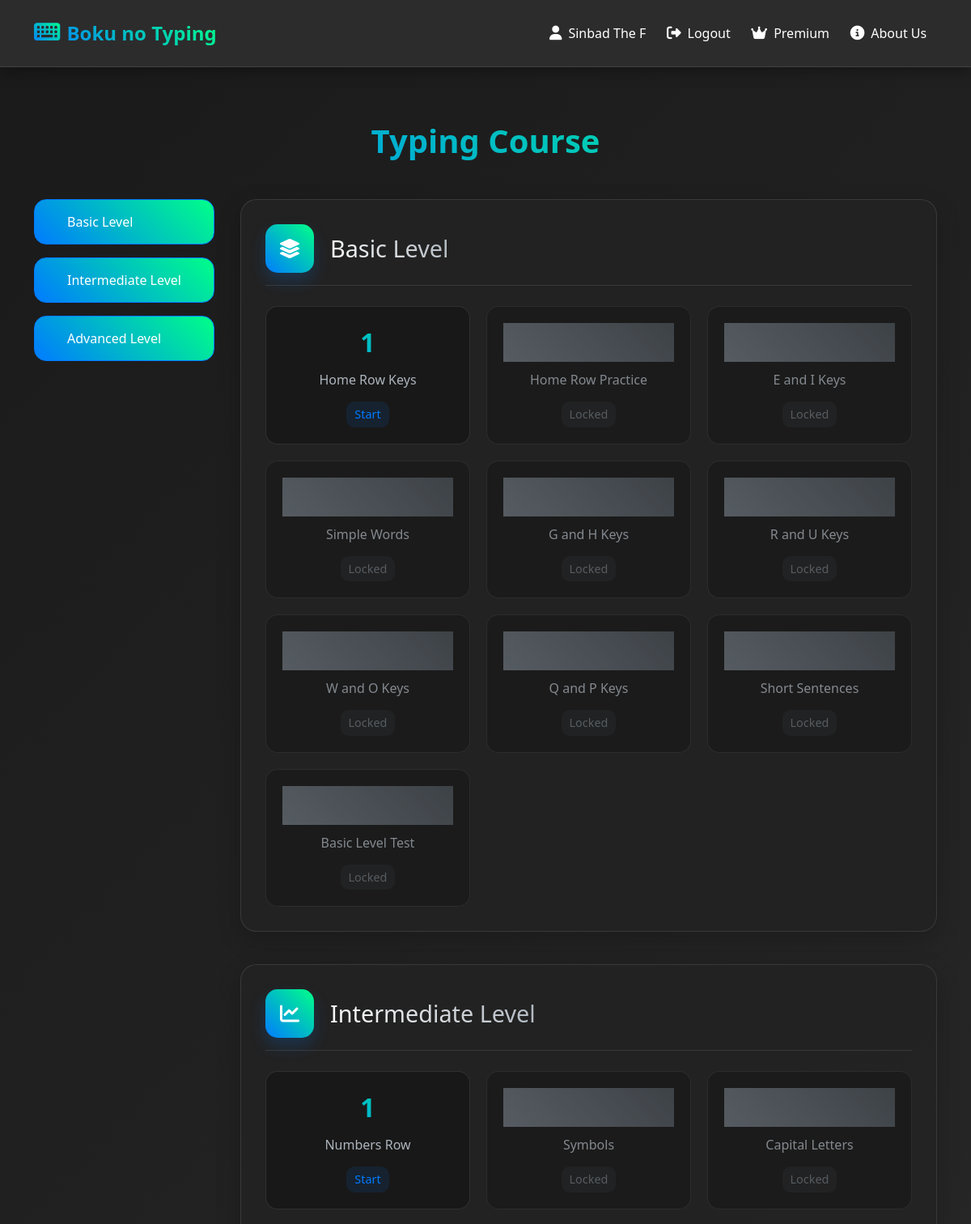
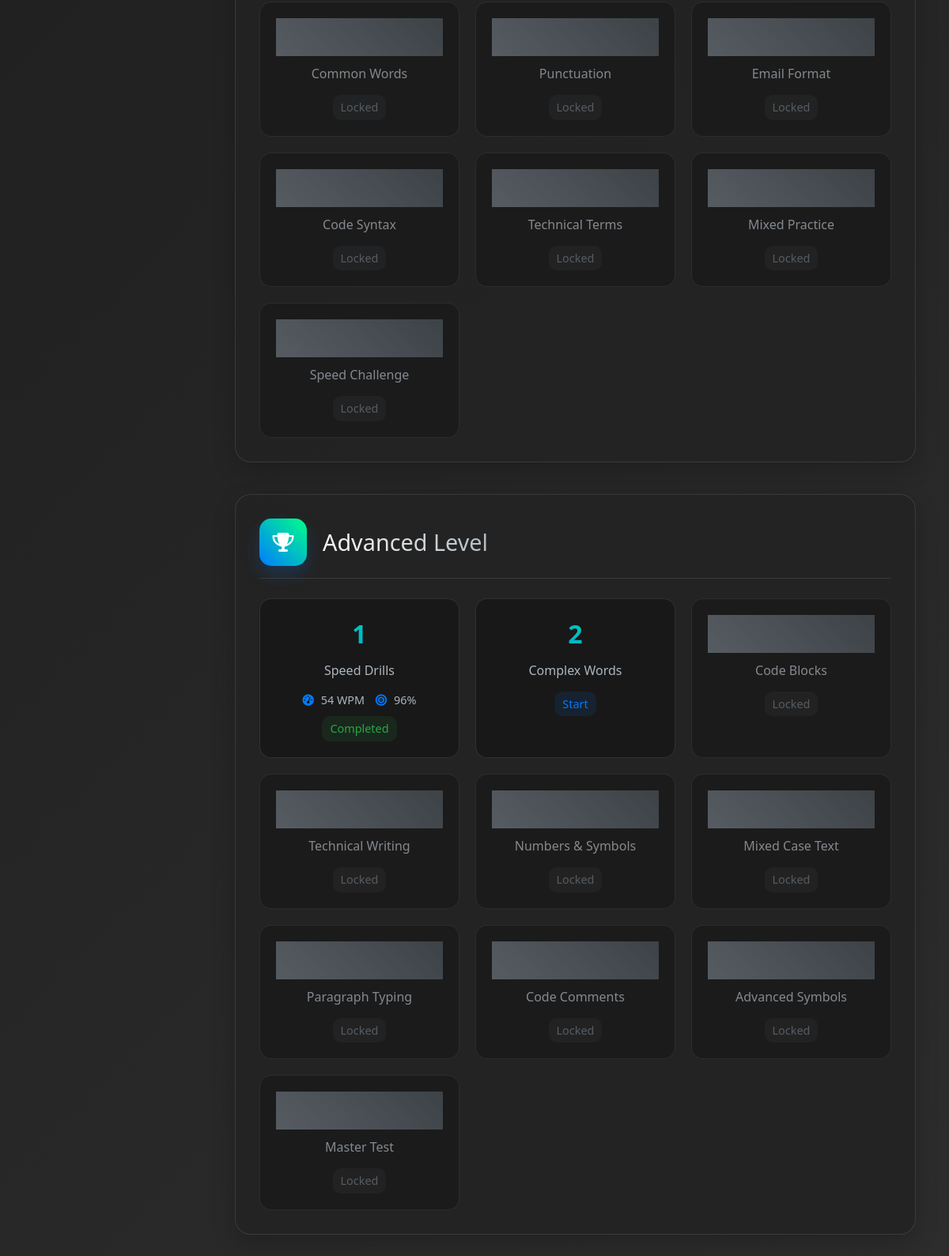
Screenshot of /course.php (signed in) with the database file from the repository (2 pictures, top to bottom).
### tables this page shows
CREATE TABLE `lessons` (
  `id` int(11) NOT NULL,
  `level` varchar(20) NOT NULL,
  `lesson_number` int(11) NOT NULL,
  `title` varchar(100) NOT NULL,
  `content` text NOT NULL,
  `target_wpm` int(11) DEFAULT 30,
  `created_at` timestamp NOT NULL DEFAULT current_timestamp()
);

### course.php (the view, shortened to what this page needs)
<?php
require_once 'config/database.php';
function getLessons($pdo, $level) {
    $stmt = $pdo->prepare("SELECT l.*,
        (SELECT lp.status FROM lesson_progress lp
         WHERE lp.user_id = ? AND lp.lesson_id = l.id
         ORDER BY lp.completed_at DESC LIMIT 1) as status,
        (SELECT ROUND(MAX(lp.wpm)) FROM lesson_progress lp
         WHERE lp.user_id = ? AND lp.lesson_id = l.id AND lp.status = 'completed') as best_wpm,
        (SELECT ROUND(MAX(lp.accuracy)) FROM lesson_progress lp
         WHERE lp.user_id = ? AND lp.lesson_id = l.id AND lp.status = 'completed') as best_accuracy
        FROM lessons l
        WHERE l.level = ?
        ORDER BY l.lesson_number");
    $stmt->execute([$_SESSION['user_id'], $_SESSION['user_id'], $_SESSION['user_id'], $level]);
    return $stmt->fetchAll(PDO::FETCH_ASSOC);
}
function isPreviousLessonCompleted($lessons, $currentLessonNumber) {
    if ($currentLessonNumber <= 1) return true;
    foreach ($lessons as $lesson) {
        if ($lesson['lesson_number'] === ($currentLessonNumber - 1)) {
            return isset($lesson['status']) && $lesson['status'] === 'completed';
        }
    }
    return false;
}
$basicLessons = getLessons($pdo, 'basic');
$intermediateLessons = getLessons($pdo, 'intermediate');
$advancedLessons = getLessons($pdo, 'advanced');
?>
<!DOCTYPE html>
<html lang="en">
<head>
    <link href="https://cdn.jsdelivr.net/npm/bootstrap@5.3.0/dist/css/bootstrap.min.css" rel="stylesheet">
    <link rel="stylesheet" href="https://cdnjs.cloudflare.com/ajax/libs/font-awesome/6.4.0/css/all.min.css">
    <link rel="stylesheet" href="assets/css/style.css">
</head>
<body>
<?php include 'includes/navbar.php'; ?>
        <h1 class="section-title">Typing Course</h1>
        <div class="container">
        <div class="course-container">
            <div class="level-nav">
                <button class="level-btn" data-level="basic">Basic Level</button>
                <button class="level-btn" data-level="intermediate">Intermediate Level</button>
                <button class="level-btn" data-level="advanced">Advanced Level</button>
            </div>
            <div class="lessons-container">
                <div id="basic-level" class="level-section">
                    <div class="level-card">
                        <div class="level-header">
                            <div class="level-icon">
                                <i class="fas fa-layer-group"></i>
                            </div>
                            <h2 class="level-title">Basic Level</h2>
                        </div>
                        <div class="lesson-grid">
                            <?php foreach($basicLessons as $lesson):
                                $isLocked = !isPreviousLessonCompleted($basicLessons, $lesson['lesson_number']);
                            ?>
                            <div class="lesson-card <?php echo $isLocked ? 'locked' : ''; ?>">
                                <?php if (!$isLocked): ?>
                                <a href="lesson.php?level=basic&lesson=<?php echo $lesson['lesson_number']; ?>&id=<?php echo $lesson['id']; ?>"
                                   class="lesson-link">
                                <?php endif; ?>
                                    <div class="lesson-number">
                                        <?php echo $lesson['lesson_number']; ?>
                                        <?php if ($isLocked): ?>
                                            <i class="fas fa-lock"></i>
                                        <?php endif; ?>
                                    </div>
                                    <div class="lesson-name"><?php echo htmlspecialchars($lesson['title']); ?></div>
                                    <div class="lesson-status <?php echo $lesson['status'] === 'completed' ? 'completed' : ''; ?>">
                                        <?php echo $isLocked ? 'Locked' : ($lesson['status'] ? ucfirst($lesson['status']) : 'Start'); ?>
                                    </div>
                                <?php if (!$isLocked): ?>
                                </a>
                                <?php endif; ?>
                            </div>
                            <?php endforeach; ?>
                        </div>
                    </div>
                </div>
                <div id="intermediate-level" class="level-section">
                    <div class="level-card">
                        <div class="level-header">
                            <div class="level-icon">
                                <i class="fas fa-chart-line"></i>
                            </div>
                            <h2 class="level-title">Intermediate Level</h2>
                        </div>
                        <div class="lesson-grid">
                            <?php foreach($intermediateLessons as $lesson):
                                $isLocked = !isPreviousLessonCompleted($intermediateLessons, $lesson['lesson_number']);
                            ?>
                            <div class="lesson-card <?php echo $isLocked ? 'locked' : ''; ?>">
                                <?php if (!$isLocked): ?>
                                <a href="lesson.php?level=intermediate&lesson=<?php echo $lesson['lesson_number']; ?>&id=<?php echo $lesson['id']; ?>"
                                   class="lesson-link">
                                <?php endif; ?>
                                    <div class="lesson-number">
                                        <?php echo $lesson['lesson_number']; ?>
                                        <?php if ($isLocked): ?>
                                            <i class="fas fa-lock"></i>
                                        <?php endif; ?>
                                    </div>
                                    <div class="lesson-name"><?php echo htmlspecialchars($lesson['title']); ?></div>
                                    <div class="lesson-status <?php echo $lesson['status'] === 'completed' ? 'completed' : ''; ?>">
                                        <?php echo $isLocked ? 'Locked' : ($lesson['status'] ? ucfirst($lesson['status']) : 'Start'); ?>
                                    </div>
                                <?php if (!$isLocked): ?>
                                </a>
                                <?php endif; ?>
                            </div>
                            <?php endforeach; ?>
                        </div>
                    </div>
                </div>
                <div id="advanced-level" class="level-section">
                    <div class="level-card">
                        <div class="level-header">
                            <div class="level-icon">
                                <i class="fas fa-trophy"></i>
                            </div>
                            <h2 class="level-title">Advanced Level</h2>
                        </div>
                        <div class="lesson-grid">
                            <?php foreach($advancedLessons as $lesson):
                                $isLocked = !isPreviousLessonCompleted($advancedLessons, $lesson['lesson_number']);
                            ?>
                            <div class="lesson-card <?php echo $isLocked ? 'locked' : ''; ?>">
                                <?php if (!$isLocked): ?>
                                <a href="lesson.php?level=advanced&lesson=<?php echo $lesson['lesson_number']; ?>&id=<?php echo $lesson['id']; ?>"
                                   class="lesson-link">
                                <?php endif; ?>
                                    <div class="lesson-number">
                                        <?php echo $lesson['lesson_number']; ?>
                                        <?php if ($isLocked): ?>
                                            <i class="fas fa-lock"></i>
                                        <?php endif; ?>
                                    </div>
                                    <div class="lesson-name"><?php echo htmlspecialchars($lesson['title']); ?></div>
                                    <?php if (isset($lesson['best_wpm']) && $lesson['best_wpm'] > 0): ?>
                                    <div class="lesson-stats">
                                        <span><i class="fas fa-tachometer-alt"></i> <?php echo $lesson['best_wpm']; ?> WPM</span>
                                        <span><i class="fas fa-bullseye"></i> <?php echo $lesson['best_accuracy']; ?>%</span>
                                    </div>
                                    <?php endif; ?>
                                    <div class="lesson-status <?php echo $lesson['status'] === 'completed' ? 'completed' : ''; ?>">
                                        <?php echo $isLocked ? 'Locked' : ($lesson['status'] ? ucfirst($lesson['status']) : 'Start'); ?>
                                    </div>
                                <?php if (!$isLocked): ?>
                                </a>
                                <?php endif; ?>
                            </div>
                            <?php endforeach; ?>
                        </div>
                    </div>
                </div>
            </div>
        </div>
    </div>
</body>
</html>

### includes/navbar.php
<nav class="navbar navbar-expand-lg navbar-dark">
    <div class="container">
        <a class="navbar-brand" href="index.php">
            <i class="fas fa-keyboard me-2"></i>Boku no Typing
        </a>
        <div class="navbar-nav ms-auto">
            <?php if (isset($_SESSION['user_id'])): ?>
                <a class="nav-link" href="profile.php">
                    <i class="fas fa-user me-2"></i><?php echo htmlspecialchars($_SESSION['username']); ?>
                </a>
                <a class="nav-link" href="logout.php">
                    <i class="fas fa-sign-out-alt me-2"></i>Logout
                </a>
            <?php else: ?>
                <a class="nav-link" href="login.php">
                    <i class="fas fa-sign-in-alt me-2"></i>Login
                </a>
            <?php endif; ?>
            <a class="nav-link" href="premium.php">
                <i class="fas fa-crown me-2"></i>Premium
            </a>
            <a class="nav-link" href="about.php">
                <i class="fas fa-info-circle me-2"></i>About Us
            </a>
        </div>
    </div>
</nav>

### assets/css/style.css (style rules this page uses)
body { background: linear-gradient(135deg, #1a1a1a 0%, #2d2d2d 100%); color: #ffffff; min-height: 100vh; margin: 0; padding: 0; }
.navbar { background: rgba(45, 45, 45, 0.98); backdrop-filter: blur(10px); box-shadow: 0 2px 20px rgba(0,0,0,0.4); padding: 1rem 0; position: fixed; width: 100%; top: 0; left: 0; z-index: 1000; border-bottom: 1px solid rgba(255, 255, 255, 0.1); }
.navbar { background: rgba(45, 45, 45, 0.98); backdrop-filter: blur(10px); box-shadow: 0 2px 20px rgba(0,0,0,0.4); padding: 1rem 0; position: fixed; width: 100%; top: 0; z-index: 1000; border-bottom: 1px solid rgba(255, 255, 255, 0.1); }
.navbar-brand { font-size: 1.5rem; font-weight: bold; background: linear-gradient(45deg, #007bff, #00ff88); -webkit-background-clip: text; background-clip: text; -webkit-text-fill-color: transparent; display: flex; align-items: center; }
.navbar-brand i { background: linear-gradient(45deg, #007bff, #00ff88); -webkit-background-clip: text; background-clip: text; -webkit-text-fill-color: transparent; font-size: 1.8rem; margin-right: 10px; }
.nav-link { color: #ffffff !important; transition: all 0.3s ease; padding: 0.8rem 1.2rem; margin: 0 0.3rem; border-radius: 10px; font-weight: 500; display: flex; align-items: center; }
.nav-link i { margin-right: 8px; font-size: 1.1rem; }
body { padding-top: 80px; }

### course.php (style rules this page uses)
body { background: linear-gradient(135deg, #1a1a1a 0%, #2d2d2d 100%); color: #ffffff; min-height: 100vh; padding-bottom: 50px; }
.section-title { margin-top: 70px; font-size: 2.5rem; font-weight: 700; margin-bottom: 3rem; background: linear-gradient(45deg, #007bff, #00ff88); -webkit-background-clip: text; -webkit-text-fill-color: transparent; text-align: center; }
.level-card { background: rgba(35, 35, 35, 0.95); border-radius: 20px; padding: 30px; margin-bottom: 40px; border: 1px solid rgba(255, 255, 255, 0.1); box-shadow: 0 10px 30px rgba(0,0,0,0.2); }
.level-header { display: flex; align-items: center; margin-bottom: 25px; padding-bottom: 15px; border-bottom: 1px solid rgba(255, 255, 255, 0.1); }
.level-icon { background: linear-gradient(45deg, #007bff, #00ff88); width: 60px; height: 60px; border-radius: 15px; display: flex; align-items: center; justify-content: center; font-size: 1.5rem; margin-right: 20px; color: white; box-shadow: 0 10px 20px rgba(0,123,255,0.2); }
.level-title { font-size: 1.8rem; margin: 0; background: linear-gradient(45deg, #ffffff, #adb5bd); -webkit-background-clip: text; -webkit-text-fill-color: transparent; }
.lesson-grid { display: grid; grid-template-columns: repeat(auto-fill, minmax(200px, 1fr)); gap: 20px; }
.lesson-card { background: rgba(25, 25, 25, 0.95); border-radius: 15px; padding: 20px; text-align: center; transition: all 0.3s ease; border: 1px solid rgba(255, 255, 255, 0.1); cursor: pointer; text-decoration: none; color: white; }
.lesson-number { font-size: 2rem; font-weight: 700; margin-bottom: 10px; background: linear-gradient(45deg, #007bff, #00ff88); -webkit-background-clip: text; -webkit-text-fill-color: transparent; }
.lesson-name { color: #adb5bd; font-size: 1rem; margin-bottom: 15px; }
.lesson-status { font-size: 0.9rem; padding: 5px 10px; border-radius: 10px; background: rgba(0, 123, 255, 0.1); color: #007bff; display: inline-block; }
.lesson-status.completed { background: rgba(40, 167, 69, 0.1); color: #28a745; }
.lesson-stats { margin-bottom: 10px; font-size: 0.9rem; color: #adb5bd; }
.lesson-stats span { display: inline-block; margin: 0 5px; }
.lesson-stats i { margin-right: 5px; color: #007bff; }
.lesson-card.locked { opacity: 0.7; cursor: not-allowed; position: relative; }
.lesson-card .lesson-link { text-decoration: none; color: inherit; display: block; }
.lesson-card.locked .lesson-number { background: linear-gradient(45deg, #6c757d, #495057); }
.lesson-card.locked .lesson-status { background: rgba(108, 117, 125, 0.1); color: #6c757d; }
.course-container { display: flex; gap: 2rem; padding: 0px; flex-direction: row; }
.level-nav { position: sticky; top: 100px; display: flex; flex-direction: column; gap: 1rem; height: fit-content; }
.level-btn { background: linear-gradient(45deg, #007bff, #00ff88); border: none; color: white; padding: 15px 40px; border: none; font-size: 1rem; border-radius: 15px; cursor: pointer; transition: all 0.3s ease; width: 100%; text-align: left; border: 1.5px solid #007bff; }
.lessons-container { flex: 1; }
.level-section { margin-bottom: 2rem; scroll-margin-top: 20px; }

### rows the page displays
lessons: lesson_number "1", title "Home Row Keys", shows "Start"
lessons: title "Home Row Practice", lesson_number "Locked"
lessons: title "E and I Keys", lesson_number "Locked"
lessons: title "Simple Words", lesson_number "Locked"
lessons: title "G and H Keys", lesson_number "Locked"
lessons: title "R and U Keys", lesson_number "Locked"
lessons: title "W and O Keys", lesson_number "Locked"
lessons: title "Q and P Keys", lesson_number "Locked"
lessons: title "Short Sentences", lesson_number "Locked"
lessons: title "Basic Level Test", lesson_number "Locked"
lessons: lesson_number "1", title "Numbers Row", shows "Start"
lessons: title "Symbols", lesson_number "Locked"
lessons: title "Capital Letters", lesson_number "Locked"
lessons: title "Common Words", lesson_number "Locked"
lessons: title "Punctuation", lesson_number "Locked"
lessons: title "Email Format", lesson_number "Locked"
lessons: title "Code Syntax", lesson_number "Locked"
lessons: title "Technical Terms", lesson_number "Locked"
lessons: title "Mixed Practice", lesson_number "Locked"
lessons: title "Speed Challenge", lesson_number "Locked"
lessons: lesson_number "1", title "Speed Drills", best_wpm "54", best_accuracy "96", status "Completed"
lessons: lesson_number "2", title "Complex Words", shows "Start"
lessons: title "Code Blocks", lesson_number "Locked"
lessons: title "Technical Writing", lesson_number "Locked"
lessons: title "Numbers & Symbols", lesson_number "Locked"
lessons: title "Mixed Case Text", lesson_number "Locked"
lessons: title "Paragraph Typing", lesson_number "Locked"
lessons: title "Code Comments", lesson_number "Locked"
lessons: title "Advanced Symbols", lesson_number "Locked"
lessons: title "Master Test", lesson_number "Locked"

### other values shown
$_SESSION['username'] "Sinbad The F"
